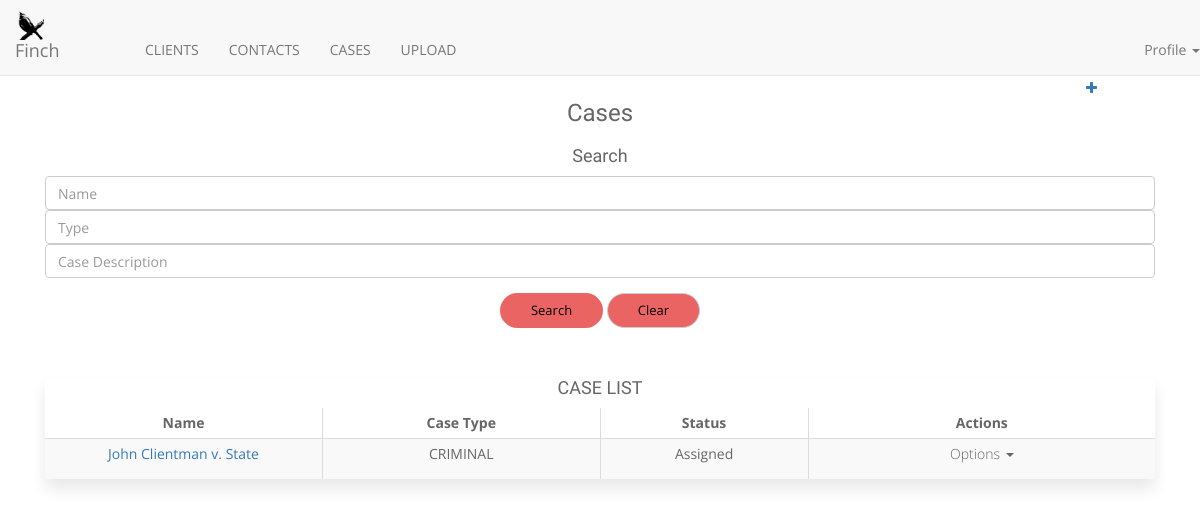
Screenshot of /cases/list/ with the database file from the repository.
### cases/models.py (models this page shows, shortened)
class Case(models.Model):
    name = models.CharField(
        pgettext_lazy("Name of the case", "Name"),
        max_length=64)
    status = models.CharField(choices=STATUS_CHOICE, max_length=64)
    priority = models.CharField(choices=PRIORITY_CHOICE, max_length=64)
    case_type = models.CharField(choices=INDCHOICES, max_length=255, blank=True, null=True, default='')
    account = models.ForeignKey(Account, on_delete=models.CASCADE, blank=True, null=True)
    contacts = models.ManyToManyField(Contact)
    description = models.TextField(blank=True, null=True)
    assigned_to = models.ManyToManyField(User, related_name='case_assigned_users')
    teams = models.ManyToManyField(Team)
    created_by = models.ForeignKey(User, related_name='case_created_by', on_delete=models.CASCADE)
    created_on = models.DateTimeField(_("Created on"), auto_now_add=True)
    is_active = models.BooleanField(default=False)

### cases/views.py (the view)
def cases_list(request):
    cases = Case.objects.all().select_related("account")
    clients = Account.objects.all()
    page = request.POST.get('per_page')
    name = request.POST.get('name')
    ctype = request.POST.get('ctype')
    desc = request.POST.get('desc')
    status = request.POST.get('status')
    priority = request.POST.get('priority')
    account = request.POST.get('account')
    if not account:
        account = 0
    if name:
        cases = Case.objects.filter(name__contains=name)
    if ctype:
        cases = Case.objects.filter(case_type__contains=ctype)
    if desc:
        cases = Case.objects.filter(description__contains=desc)
    return render(request, "cases/cases.html", {
        'cases': cases,
        'clients': clients,
        'acc': int(account),
        'per_page': page,
        'case_priority': PRIORITY_CHOICE,
        'case_status': STATUS_CHOICE
    })

### templates/cases/cases.html (shortened to what this page needs)
{% extends 'base.html' %}
{% load staticfiles %}
{% load paginate %}
{% block content %}
    <div class="container">
      <div class="col-md-8 col-sm-6 col-xs-12" style="width:95%">
        <div class="create_new text-right">
          <a href="{% url 'cases:add_case' %}"><i class="fa fa-plus"></i></a>
        </div>
      </div>
      <center>
        <h3>Cases</h3>
      </center>
        <form id="cases_filter" method="POST" action="" >{% csrf_token %}
          <div class="panel-content">
            <div class="filter_col col-md-12">
              <center>
                <h4>Search</h4>
              </center>
              <div class="form-group">
                <input type="text" class="form-control" placeholder="Name" name="name" value="{{request.POST.name}}">
              <input type="text" class="form-control" placeholder="Type" name="ctype" value="{{request.POST.ctype}}">
              <input type="text" class="form-control" placeholder="Case Description" name="desc" value="{{request.POST.desc}}">
            </div>
          </div>
            </div>
            <div class="filter_col text-center">
              <div class="form-group">
                <button class="btn btn-round btn-dropdown-toggle" id="filter_click" type="submit">Search</button>
                <a href="{% url 'cases:list' %}" id="filter_clear" class="btn btn-round btn-default">Clear</a>
              </div>
            </div>
          </div>
        <br clear="all">
        </div>
  <div class="container">
  <div class="col-md-8 col-sm-6 col-xs-12" style="width:100%">
      <div class="panel panel-default">
        <div class="panel-heading-list text-center">
          <h4>CASE LIST<h4>
        </div>
          <table class="table table-bordered table-striped table-condensed" id="multiselect">
            <thead>
              <tr>
                <th width="20%" style="text-align:center;">Name</th>
                <th width="20%" style="text-align:center;">Case Type</th>
                <th width="15%" style="text-align:center;">Status</th>
                <th width="25%" style="text-align:center;">Actions</th>
              </tr>
            </thead>
            <tbody>
              {% for case in cases %}
              <tr class="case_row{{case.id}}" style="text-align:center;">
                <td><a href="{% url 'cases:view_case' case.id %}">{{ case.name }}</a></td>
                <td>
                  {% if case.case_type %}
                    {{ case.case_type }}
                  {% else %}
                    Not Set
                  {% endif %}
                </td>
                <td id="status_id{{case.id}}" status="{{case.status}}">{{ case.status }}</td>
                <td>
                  <div class="dropdown">
                        <p id="dropdownMenu1" data-toggle="dropdown">Options
                        <span class="caret" ></span></p>
                    </div>
                </td>
              </tr>
              {% endfor %}
            </tbody>
          </table>
        </div>
      </div>
    </div>
{% endblock %}

### static/css/main.css (style rules this page uses)
body { font-family: 'Open Sans', sans-serif; background: #fff; font-size: 14px; font-weight: 400; -webkit-box-sizing: border-box; -moz-box-sizing: border-box; box-sizing: border-box; -webkit-font-smoothing: subpixel-antialiased; color: #666; line-height: 25px; -webkit-backface-visibility: hidden; backface-visibility: hidden; }
.text-right { margin-right: 1px; }
h1, h2, h3, h4 { font-family: 'Muli', sans-serif; font-weight: 400; }
p { font-size: 14px; font-family: 'Open Sans', sans-serif; font-weight: 300; }
a { -webkit-transition: all 0.2s linear; -moz-transition: all 0.2s linear; -o-transition: all 0.2s linear; transition: all 0.2s linear; }
.btn, button { padding: 7px 30px; border-radius: 0px; font-weight: 400; color: black; background-color: #ea6464; font-size: 13px; -webkit-transition: all 0.2s linear; -moz-transition: all 0.2s linear; -o-transition: all 0.2s linear; transition: all 0.2s linear; display: inline-block; }
.btn-round { border-radius: 1.5em; }
.form-group .form-control { background: #ffffff; padding-right: 30px; color: #666; position: relative; box-shadow: none; }
i { transition: all 0.3s ease-in-out; }
.panel { box-shadow: 0 10px 15px rgba(0,0,0,.09); border: none; }

### rows the page displays
Case: name "John Clientman v. State", case_type "CRIMINAL", status "Assigned"
